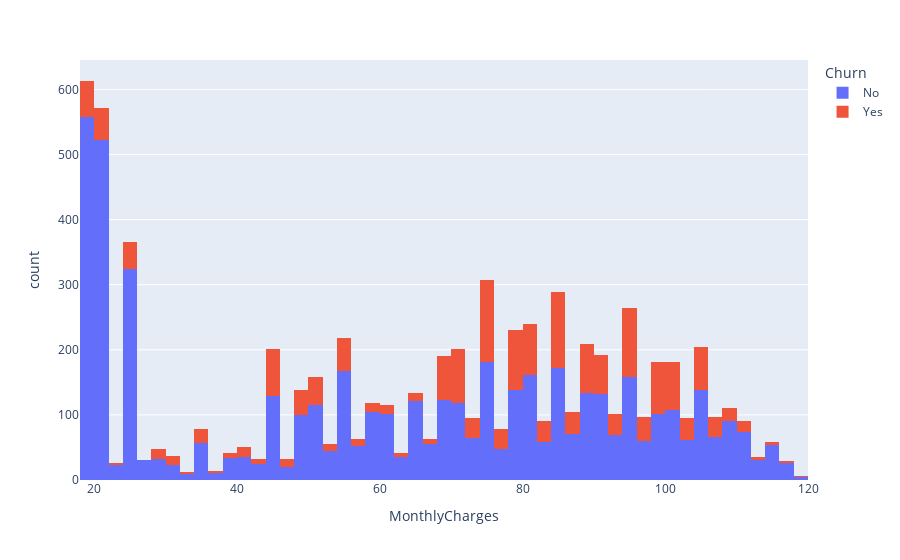

Notebook code cell kept with this figure:
### Markdown cell above
#### The above plot shows how Monthly Charges and Total Charges are varied in according to the Payment Method.

### Code cell
px.histogram(tc,tc.MonthlyCharges,color='Churn')

### Figure 1 — Plotly figure (JSON) as saved in the notebook; plotly's stock layout.template omitted (floating-point values rounded to 4 significant figures; data arrays with more than 128 entries replaced by an {"elided": "..."} marker saying what was removed)
{"data": [{"alignmentgroup": "True", "bingroup": "x", "hovertemplate": "Churn=No<br>MonthlyCharges=%{x}<br>count=%{y}<extra></extra>", "legendgroup": "No", "marker": {"color": "#636efa"}, "name": "No", "offsetgroup": "No", "orientation": "v", "showlegend": true, "type": "histogram", "x": {"elided": "5174 float values"}, "xaxis": "x", "yaxis": "y"}, {"alignmentgroup": "True", "bingroup": "x", "hovertemplate": "Churn=Yes<br>MonthlyCharges=%{x}<br>count=%{y}<extra></extra>", "legendgroup": "Yes", "marker": {"color": "#EF553B"}, "name": "Yes", "offsetgroup": "Yes", "orientation": "v", "showlegend": true, "type": "histogram", "x": {"elided": "1869 float values"}, "xaxis": "x", "yaxis": "y"}], "layout": {"barmode": "relative", "legend": {"title": {"text": "Churn"}, "tracegroupgap": 0}, "margin": {"t": 60}, "xaxis": {"anchor": "y", "domain": [0, 1], "title": {"text": "MonthlyCharges"}}, "yaxis": {"anchor": "x", "domain": [0, 1], "title": {"text": "count"}}}}
